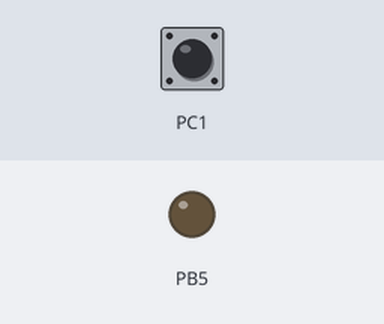
A program run on a simulated ATmega328P, built with avr-gcc and emulated at 8 MHz (the files do not name the chip). On the bench: output pins drawn as LEDs (lit = HIGH). Dashed ring = blinking. Inputs (shaded band) come from the test bench; at power-on: PC1 HIGH.

Above: at 1.2 s.
1.3 s: PC1 pulsed LOW 5 times (0.12 s each, 0.3 s apart)
At 2.9 s:
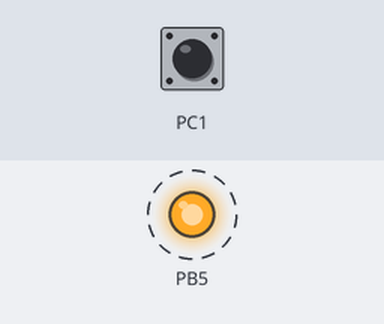
Timing chart, 0 to 4.4 s (numbered marks = the images above; inputs shaded):
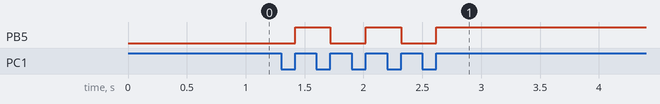

The program:

main.cpp
```cpp
#include <avr/io.h>
#include <util/delay.h>

#define setBit(Reg, Bit) (Reg |= (1<<Bit))
#define clearBit(Reg, Bit) (Reg &= ~(1<<Bit))
#define toggleBit(Reg, Bit) (Reg ^= (1<<Bit))
#define checkBit(Reg, Bit) ((Reg>>Bit) & 0x01)

int main(void)
{
  setBit(DDRB, 5);
  clearBit(DDRC, 1);
  while(1)
  {
    if(!checkBit(PINC, 1))
    {
      while(!checkBit(PINC, 1));
      toggleBit(PORTB, 5);
      _delay_ms(250);
    };
  };
};
```

Measured:
- after the input at 1.3 s, PB5: alternates HIGH for 0.30 s and LOW for 0.30 s, 5 changes in all, then stays HIGH, starting after 0.12 s
